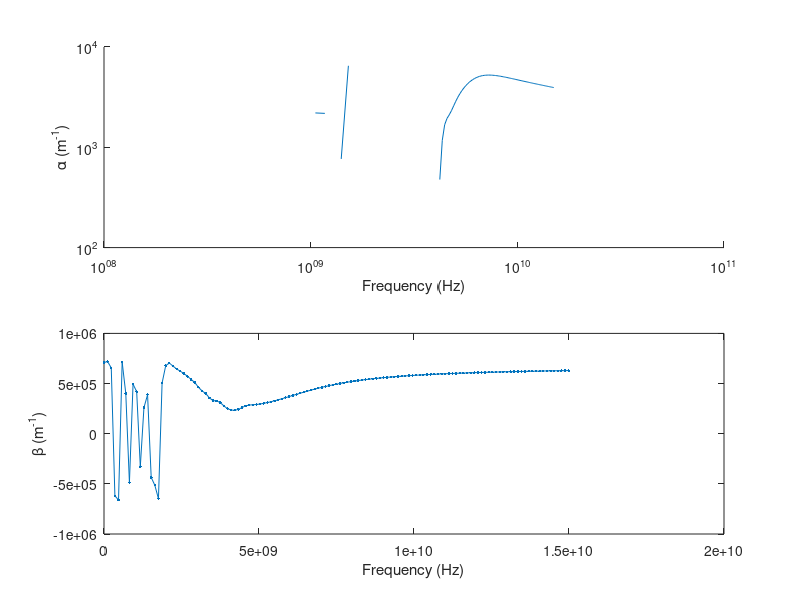

The MATLAB source for this figure:
clc;clear all;
f=fopen('FieldEvolutionIn.txt');
l=fgetl(f);
in=1;
while ischar(l)
    %%disp(l);
    text{in}=l;
    data{in}=sscanf(text{in},'%f , %f , %f , %f , %f , %f , %f , %f , %f , %f , %f , %f , %f , %f , %f , %f , %f , %f , %f , %f , %f , %f , %f , %f');
    A1(in)=data{in}(1);
    A2(in)=data{in}(2);
    A3(in)=data{in}(3);
    A4(in)=data{in}(4);
    A5(in)=data{in}(5);
    A6(in)=data{in}(6);
    A7(in)=data{in}(7);
    A8(in)=data{in}(8);
    A9(in)=data{in}(9);
    A10(in)=data{in}(10);
    A11(in)=data{in}(11);
    A12(in)=data{in}(12);
    A13(in)=data{in}(13);
    A14(in)=data{in}(14);
    A15(in)=data{in}(15);
    A16(in)=data{in}(16);
    A17(in)=data{in}(17);
    A18(in)=data{in}(18);
    A19(in)=data{in}(19);
    A20(in)=data{in}(20);
    A21(in)=data{in}(21);
    A22(in)=data{in}(22);
    A23(in)=data{in}(23);
    A24(in)=data{in}(24);
    l=fgetl(f);
    in=in+1;
end

f=fopen('FieldEvolutionOut.txt');
l=fgetl(f);
in=1;
while ischar(l)
    %%disp(l);
    text{in}=l;
    data{in}=sscanf(text{in},'%f , %f , %f , %f , %f , %f , %f , %f , %f , %f , %f , %f , %f , %f , %f , %f , %f , %f , %f , %f , %f , %f , %f , %f');
    A1o(in)=data{in}(1);
    A2o(in)=data{in}(2);
    A3o(in)=data{in}(3);
    A4o(in)=data{in}(4);
    A5o(in)=data{in}(5);
    A6o(in)=data{in}(6);
    A7o(in)=data{in}(7);
    A8o(in)=data{in}(8);
    A9o(in)=data{in}(9);
    A10o(in)=data{in}(10);
    A11o(in)=data{in}(11);
    A12o(in)=data{in}(12);
    A13o(in)=data{in}(13);
    A14o(in)=data{in}(14);
    A15o(in)=data{in}(15);
    A16o(in)=data{in}(16);
    A17o(in)=data{in}(17);
    A18o(in)=data{in}(18);
    A19o(in)=data{in}(19);
    A20o(in)=data{in}(20);
    A21o(in)=data{in}(21);
    A22o(in)=data{in}(22);
    A23o(in)=data{in}(23);
    A24o(in)=data{in}(24);
    l=fgetl(f);
    in=in+1;
end

epsr=10;
a0=1e-4;%0.1mm
c0=2.99792458e8;%Speed of Light (m/s)
f0=c0/a0;%3000GHz
t0=1/f0;%0.33e-12 (s)
mu0=4*pi*(1e-7);% (H/m)
eps0=8.854187817e-12;% (F/m)
I0=1; %(A)
E0=I0/(a0*eps0*c0);%Electric Field
D0=I0/(a0*c0);%Electric Displacement Field
B0=I0/(a0*eps0*c0*c0);%Magnetic Field
H0=I0/(a0);%Magnetizing Field


hold on;

subplot(4,1,1)
hold on;%plot(mag3(mag(A1,A2),mag(A3,A4),mag(A5,A6)));%H
for m=1:length(A5)
        Hyi(m)=A3(m)+i*A4(m);
        Hyi(m)=Hyi(m)*H0;
end
T=100*t0;
Fs=1/T;
L=length(A1);
NFFT=2^nextpow2(L);
FHyi=fft(Hyi,NFFT)/L;
f=Fs/2*linspace(0,1,NFFT/2+1);
%plot(f,2*abs(FHyi(1:NFFT/2+1)));
% plot(f,2*angle(YHz(1:NFFT/2+1)));
xlabel('Frequency (Hz)')
ylabel('|Hyi(f)|');
axis([2e9 15e9 0  1e-3])
%axis([])

%subplot(2,2,2)
%hold on;%plot(mag3(mag(A7,A8),mag(A9,A10),mag(A11,A12)));%B

subplot(4,1,2)
hold on;%plot(mag3(mag(A13,A14),mag(A15,A16),mag(A17,A18)));%E
for m=1:length(A3o)
        Hyo(m)=A3o(m)+i*A4o(m);
        Hyo(m)=Hyo(m)*H0;
end
T=100*t0;
Fs=1/T;
L=length(A1);
NFFT=2^nextpow2(L);
FHyo=fft(Hyo,NFFT)/L;
f=Fs/2*linspace(0,1,NFFT/2+1);

%plot(f,2*abs(FHyo(1:NFFT/2+1)));
xlabel('Frequency (Hz)')
ylabel('|Hyo(A/m)|');
axis([2e9 15e9 0  1e-3])
Gamma=log(FHyo./FHyi)/(-0.5e-3);

subplot(2,1,1)
hold on;%plot(mag3(mag(A13,A14),mag(A15,A16),mag(A17,A18)));%E
loglog(f,2*real(Gamma(1:NFFT/2+1)));
xlabel('Frequency (Hz)')
ylabel('\alpha (m^-^1)');
%axis([0.1e9 15e9 0  10000])

% subplot(2,2,4)
% hold on;plot(mag3(mag(A19,A20),mag(A21,A22),mag(A23,A24)));%D

subplot(2,1,2)
plot(f,2*imag(Gamma(1:NFFT/2+1))*(180/pi),'.-');
ylabel('\beta (m^-^1)');
xlabel('Frequency (Hz)')
%axis([0.1e9 15e9 0 10e5])